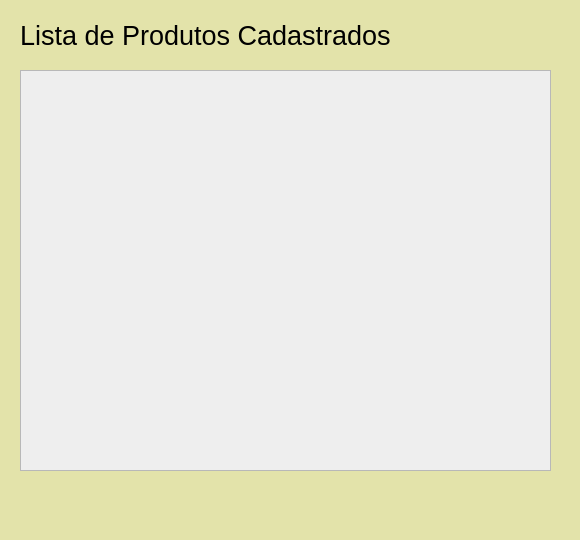
<?xml version="1.0" encoding="UTF-8"?>
<ui version="4.0">
 <class>MainWindow</class>
 <widget class="QMainWindow" name="MainWindow">
  <property name="geometry">
   <rect>
    <x>0</x>
    <y>0</y>
    <width>580</width>
    <height>540</height>
   </rect>
  </property>
  <property name="windowTitle">
   <string>MainWindow</string>
  </property>
  <property name="styleSheet">
   <string notr="true">background-color: rgb(227, 227, 170)

</string>
  </property>
  <widget class="QWidget" name="centralwidget">
   <widget class="QLabel" name="label">
    <property name="geometry">
     <rect>
      <x>20</x>
      <y>10</y>
      <width>381</width>
      <height>51</height>
     </rect>
    </property>
    <property name="font">
     <font>
      <pointsize>20</pointsize>
     </font>
    </property>
    <property name="text">
     <string>Lista de Produtos Cadastrados</string>
    </property>
   </widget>
   <widget class="QTableWidget" name="tableWidget">
    <property name="geometry">
     <rect>
      <x>20</x>
      <y>70</y>
      <width>531</width>
      <height>401</height>
     </rect>
    </property>
    <property name="styleSheet">
     <string notr="true">background-color: rgb(238, 238, 238);
</string>
    </property>
   </widget>
  </widget>
  <widget class="QMenuBar" name="menubar">
   <property name="geometry">
    <rect>
     <x>0</x>
     <y>0</y>
     <width>580</width>
     <height>21</height>
    </rect>
   </property>
  </widget>
  <widget class="QStatusBar" name="statusbar"/>
 </widget>
 <resources/>
 <connections/>
</ui>
